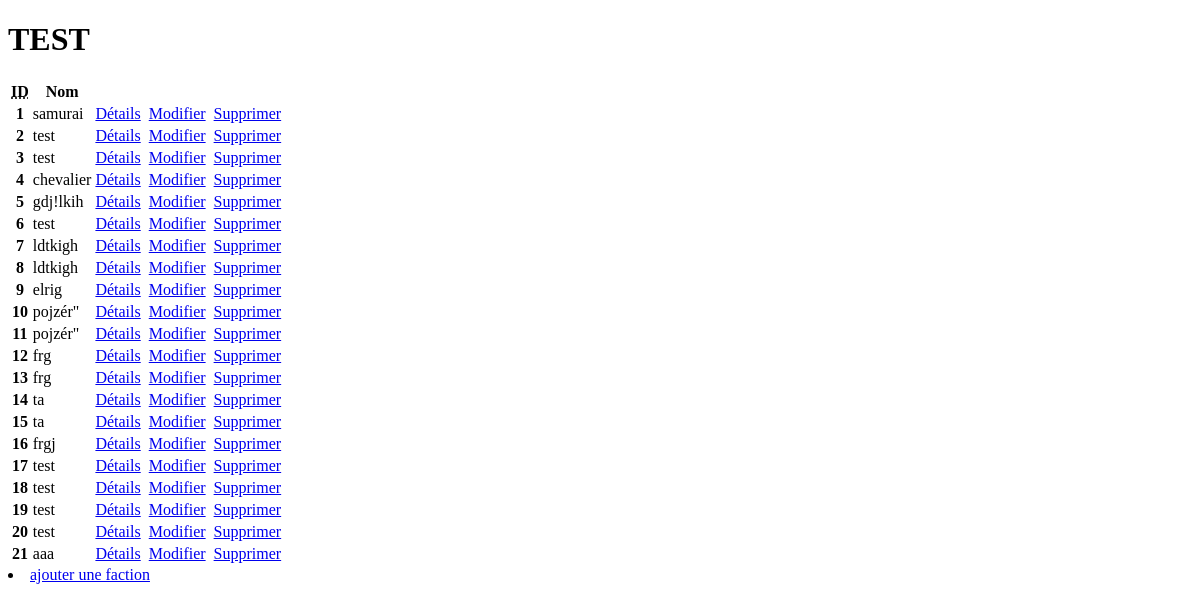
The app's page /, older data.
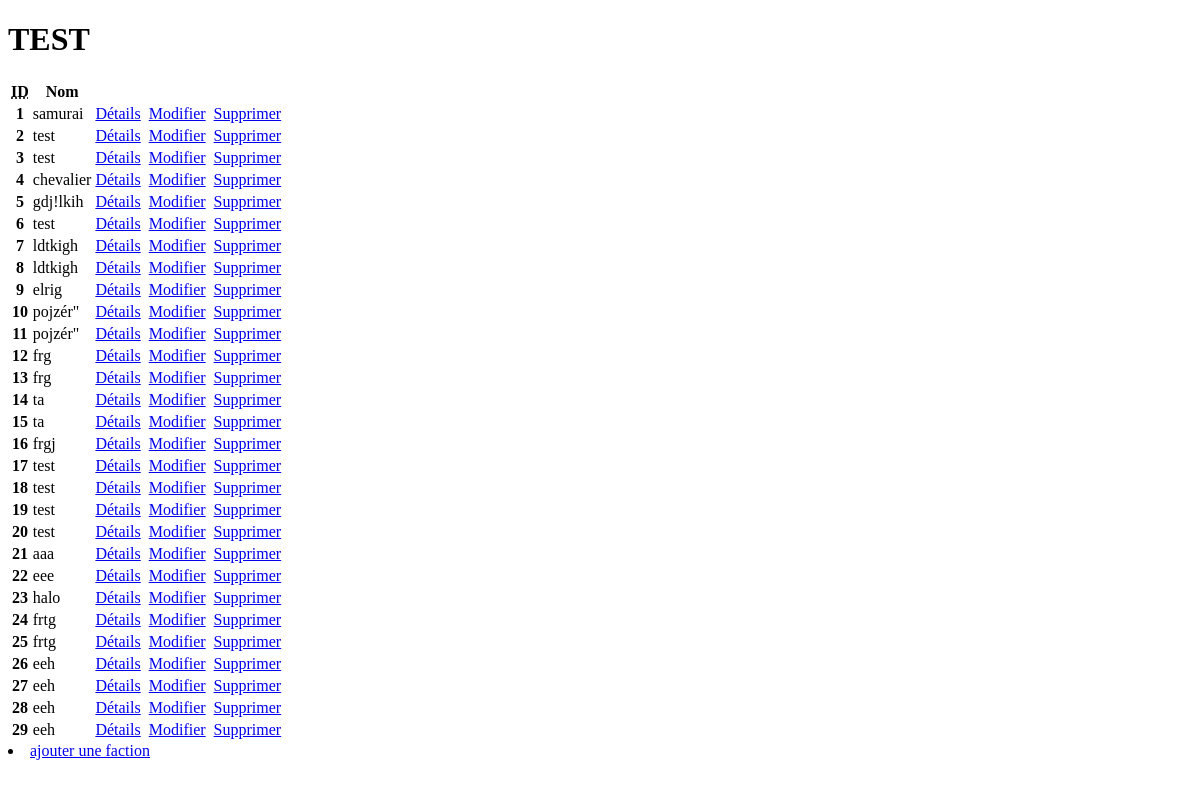
The same page, newer data.
### fh/models.py (models this page shows, shortened)
class Faction(models.Model):  # déclare la classe Livre héritant de la classe Model, classede base des modèles
    Nom = models.CharField(max_length=100)  # défini un champs de type texte de 100caractères maximum

### fh/views.py (the view)
# urls.py: path('', views.index),
def index(request):
    faction = list(models.Faction.objects.all())
    return render(request, 'fh/index.html', {'faction': faction})

### fh/templates/fh/index.html (shortened to what this page needs)
<!DOCTYPE html>
<html lang="en">
<head>
</head>
<body>
<h1>TEST</h1>
<table>
    <thead>
    <tr>
        <th><abbr title="ID">ID</abbr></th>
        <th>Nom</th>
    </tr>
    </thead>
    <tbody>
    {% for f in faction %}
    <tr>
        <th>{{f.id}}</th>
        <td>{{f.Nom}}</td>
        <td><a href="/fh/details/{{f.id}}/">Détails</a>
        <td>
        <td><a href="/fh/update/{{f.id}}/">Modifier</a>
        <td>
        <td><a href="/fh/delete/{{f.id}}/">Supprimer</a>
        <td>
    </tr>
    {% endfor %}
    </tbody>
</table>
<li><a href="http://127.0.0.1:8000/ajout/">ajouter une faction </a></li>
</body>
</html>

Row changes from the older to the newer data that the page shows:
added Faction: id "22", Nom "eee"
added Faction: id "23", Nom "halo"
added Faction: id "24", Nom "frtg"
added Faction: id "25", Nom "frtg"
added Faction: id "26", Nom "eeh"
added Faction: id "27", Nom "eeh"
added Faction: id "28", Nom "eeh"
added Faction: id "29", Nom "eeh"
